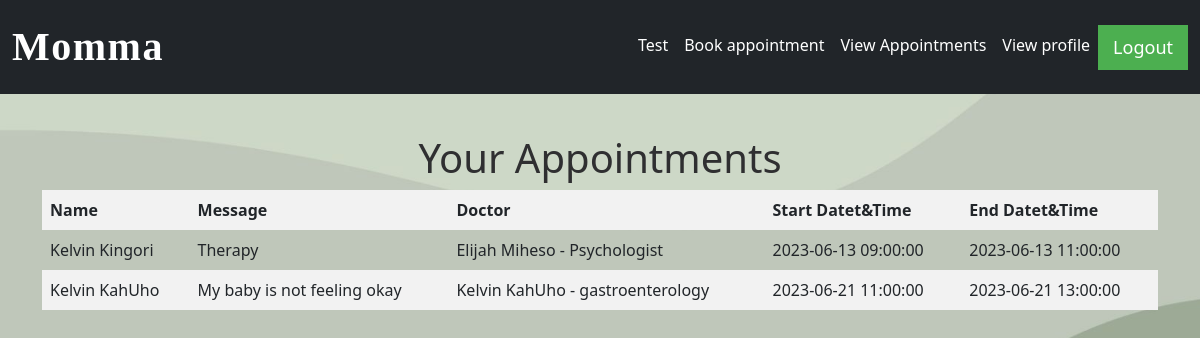
The app's page /view (signed in), older data.
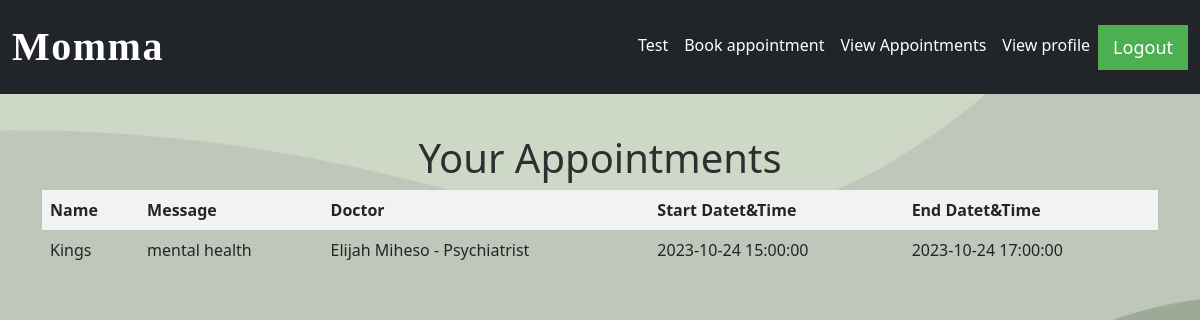
The same page, newer data.
### index/models.py (models this page shows, shortened)
class Appointment(db.Model):
    id = db.Column(db.Integer, primary_key=True)
    name = db.Column(db.String(50), nullable=False)
    email = db.Column(db.String(120), nullable=False)
    message = db.Column(db.Text, nullable=False)
    time_created = db.Column(db.DateTime, nullable=False, default=datetime.now)
    user_id = db.Column(db.Integer, db.ForeignKey('user.id'), nullable=False)
    doctor_id = db.Column(db.Integer, db.ForeignKey('doctor.id'), nullable=False)
    timeslot_id = db.Column(db.Integer, db.ForeignKey('timeslot.id'), nullable=False)
    timeslot = db.relationship('Timeslot', backref='appointments')

class Doctor(db.Model):
    id = db.Column(db.Integer, primary_key=True)
    name = db.Column(db.String(50), unique=True,nullable=False)
    email = db.Column(db.String(100), unique=True, nullable=False)
    specialization = db.Column(db.String(100), nullable=False)
    password = db.Column(db.String(120), nullable=False)
    time_slots = db.relationship('Timeslot', backref='doctor', lazy=True)
    appointments = db.relationship('Appointment', backref='doctor', lazy=True)

class Timeslot(db.Model):
    id = db.Column(db.Integer, primary_key=True)
    doctor_id = db.Column(db.Integer, db.ForeignKey('doctor.id'), nullable=False)
    start_time = db.Column(db.DateTime)
    end_time = db.Column(db.DateTime)
    is_booked = db.Column(db.Boolean, default=False)

### index/routes.py (the view)
@app.route("/view")
def view_appointment():
    check_authentication()
    username = session['username']
    user = User.query.filter_by(username=username).first()
    return render_template("view_appointments.html", user = user)

### index/routes.py (called while the page is built)
def check_authentication():
    if not session.get("logged_in"):
        return redirect(url_for("log_in"))

### index/templates/view_appointments.html (shortened to what this page needs)
{% extends 'main.html'%}
{% block content%}
<h1 style="text-align: center;">Your Appointments</h1>
<div>
    <table>
        <thead>
            <tr>
                <th>Name</th>
                <th>Message</th>
                <th>Doctor</th>
                <th>Start Datet&Time</th>
                <th>End Datet&Time</th>
            </tr>
        </thead>
        <tbody>
            {% for appointment in user.appointments %}
            <tr>
                <td>{{ appointment.name }}</td>
                <td>{{ appointment.message }}</td>
                <td>{{ appointment.doctor.name }} - {{ appointment.doctor.specialization }}</td>
                <td>{{ appointment.timeslot.start_time }}</td>
                <td>{{ appointment.timeslot.end_time }}</td>
            </tr>
            {% endfor %}
        </tbody>
    </table>
</div>
{%endblock%}

Row changes from the older to the newer data that the page shows:
removed Appointment: name "Kelvin Kingori", message "Therapy", doctor.name "Elijah Miheso", doctor.specialization "Psychologist", timeslot.start_time "2023-06-13 09:00:00", timeslot.end_time "2023-06-13 11:00:00"
removed Appointment: name "Kelvin KahUho", message "My baby is not feeling okay", doctor.name "Kelvin KahUho", doctor.specialization "gastroenterology", timeslot.start_time "2023-06-21 11:00:00", timeslot.end_time "2023-06-21 13:00:00"
now on this page (row edited): Appointment: name "Kings", message "mental health", doctor.name "Elijah Miheso", doctor.specialization "Psychiatrist", timeslot.start_time "2023-10-24 15:00:00", timeslot.end_time "2023-10-24 17:00:00"
